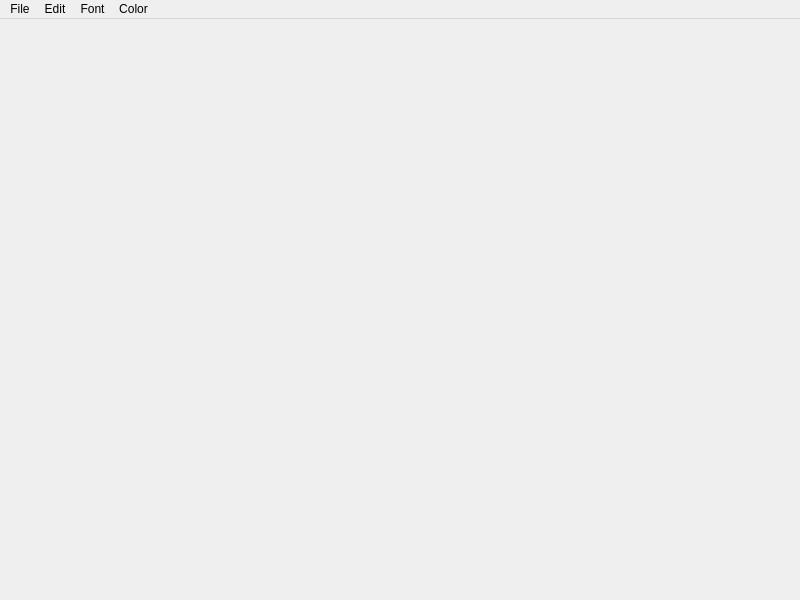
<?xml version="1.0" encoding="UTF-8"?>
<ui version="4.0">
 <class>Notebook</class>
 <widget class="QMainWindow" name="Notebook">
  <property name="geometry">
   <rect>
    <x>0</x>
    <y>0</y>
    <width>800</width>
    <height>600</height>
   </rect>
  </property>
  <property name="windowTitle">
   <string>Notepad</string>
  </property>
  <widget class="QWidget" name="centralwidget">
   <layout class="QVBoxLayout" name="verticalLayout"/>
  </widget>
  <widget class="QMenuBar" name="menubar">
   <property name="geometry">
    <rect>
     <x>0</x>
     <y>0</y>
     <width>800</width>
     <height>22</height>
    </rect>
   </property>
   <widget class="QMenu" name="menuFile">
    <property name="title">
     <string>File</string>
    </property>
    <addaction name="actionNew"/>
    <addaction name="actionOpen"/>
    <addaction name="actionSave"/>
    <addaction name="actionSave_As"/>
    <addaction name="actionExit"/>
   </widget>
   <widget class="QMenu" name="menuEdit">
    <property name="title">
     <string>Edit</string>
    </property>
    <addaction name="actionCopy"/>
    <addaction name="actionPaste"/>
    <addaction name="actionUndo"/>
    <addaction name="actionRedo"/>
   </widget>
   <widget class="QMenu" name="menuFont">
    <property name="title">
     <string>Font</string>
    </property>
    <addaction name="actionSelect_font"/>
   </widget>
   <widget class="QMenu" name="menuColors">
    <property name="title">
     <string>Color</string>
    </property>
    <addaction name="actionSelect_fgcolor"/>
    <addaction name="actionSelect_bgcolor"/>
    <addaction name="actionSelect_highlight_color"/>
    <addaction name="actionToggle_highlight"/>
   </widget>
   <addaction name="menuFile"/>
   <addaction name="menuEdit"/>
   <addaction name="menuFont"/>
   <addaction name="menuColors"/>
  </widget>
  <action name="actionNew">
   <property name="text">
    <string>New</string>
   </property>
  </action>
  <action name="actionOpen">
   <property name="text">
    <string>Open</string>
   </property>
  </action>
  <action name="actionSave">
   <property name="text">
    <string>Save</string>
   </property>
  </action>
  <action name="actionSave_As">
   <property name="text">
    <string>Save As</string>
   </property>
  </action>
  <action name="actionExit">
   <property name="text">
    <string>Exit</string>
   </property>
  </action>
  <action name="actionCopy">
   <property name="text">
    <string>Copy</string>
   </property>
  </action>
  <action name="actionPaste">
   <property name="text">
    <string>Paste</string>
   </property>
  </action>
  <action name="actionUndo">
   <property name="text">
    <string>Undo</string>
   </property>
  </action>
  <action name="actionRedo">
   <property name="text">
    <string>Redo</string>
   </property>
  </action>
  <action name="actionSelect_font">
   <property name="text">
    <string>Select font</string>
   </property>
  </action>
  <action name="actionSelect_fgcolor">
   <property name="text">
    <string>Select foreground color</string>
   </property>
  </action>
  <action name="actionSelect_bgcolor">
   <property name="text">
    <string>Select background color</string>
   </property>
  </action>
  <action name="actionSelect_highlight_color">
   <property name="text">
    <string>Select highlight color</string>
   </property>
  </action>
  <action name="actionToggle_highlight">
   <property name="text">
    <string>Toggle highlight</string>
   </property>
  </action>
 </widget>
 <resources/>
 <connections/>
</ui>
